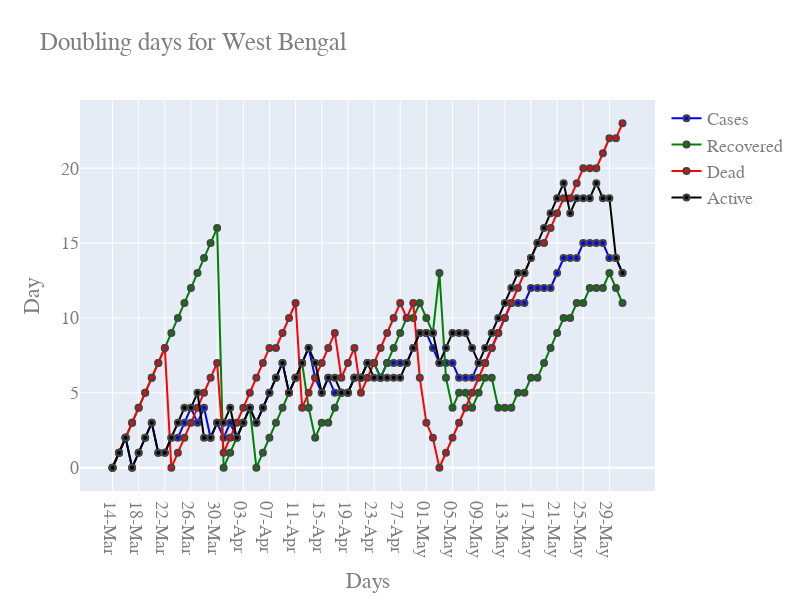

Notebook code cell kept with this figure:
### Code cell
state="West Bengal"
start_day=25
end_day=79



color=next(colorcycler)
arr=load_Data(dfs,state=state,day_max=end_day)
cases=column(arr,2)
recovery=column(arr,3)
dead=column(arr,4)
active=column(arr,5)


dates=column(arr,1)

arrNew=[]
arrHover=[]
for i in range(len(arr)):
    c_val=cases[i]
    r_val=recovery[i]
    d_val=dead[i]
    a_val=active[i]
    c_h=np.where(cases>=c_val/2)[0][0]
    r_h=np.where(recovery>=r_val/2)[0][0]
    d_h=np.where(dead>=d_val/2)[0][0]
    a_h=np.where(active>=a_val/2)[0][0]
    
    arrNew.append([dates[i],i-c_h,i-r_h,i-d_h,i-a_h])
    c_hover="("+str(cases[i])+". On "+str(dates[c_h])+" there were "+ str(cases[c_h])
    r_hover="("+str(recovery[i])+". On "+str(dates[r_h])+" there were "+ str(recovery[r_h])
    d_hover="("+str(dead[i])+". On "+str(dates[d_h])+" there were "+ str(dead[d_h])
    a_hover="("+str(active[i])+". On "+str(dates[a_h])+" there were "+ str(active[a_h])
    arrHover.append([c_hover,r_hover,d_hover,a_hover])
    
    
x=column(arrNew,0)
    
fig = go.Figure()


p_cases=go.Scatter(x=x,y=column(arrNew,1),name="Cases",marker={'color': "blue",'line':dict(width=2)},mode="lines+markers",hovertext=column(arrHover,0))
p_recovery=go.Scatter(x=x,y=column(arrNew,2),name="Recovered",marker={'color': "green",'line':dict(width=2)},mode="lines+markers",hovertext=column(arrHover,1))
p_dead=go.Scatter(x=x,y=column(arrNew,3),name="Dead",marker={'color': "red",'line':dict(width=2)},mode="lines+markers",hovertext=column(arrHover,2))
p_active=go.Scatter(x=x,y=column(arrNew,4),name="Active",marker={'color': "black",'line':dict(width=2)},mode="lines+markers",hovertext=column(arrHover,3))

#p_cases=go.Bar(x=x,y=column(arrNew,1),name="Cases",marker={'color': "blue"})
#p_recovery=go.Bar(x=x,y=column(arrNew,2),name="Recovered",marker={'color': "green"})
#p_dead=go.Bar(x=x,y=column(arrNew,3),name="Dead",marker={'color': "red"})
#p_active=go.Bar(x=x,y=column(arrNew,4),name="Active",marker={'color': "black"})


fig.add_trace(p_cases)
fig.add_trace(p_recovery)
fig.add_trace(p_dead)
fig.add_trace(p_active)
fig.update_layout(height=600, width=800,title="Doubling days for "+state,xaxis_title="Days",
    yaxis_title="Day",
    font=dict(
        family="Courier New, monospace",
        size=18,
        color="#7f7f7f"))
#fig.write_html('index.html', auto_open=True)
fig.show()

### Figure 1 — Plotly figure (JSON) as saved in the notebook; plotly's stock layout.template omitted (floating-point values rounded to 4 significant figures)
{"data": [{"hovertext": ["(0. On 14-Mar there were 0", "(0. On 14-Mar there were 0", "(0. On 14-Mar there were 0", "(1. On 17-Mar there were 1", "(1. On 17-Mar there were 1", "(1. On 17-Mar there were 1", "(2. On 17-Mar there were 1", "(4. On 20-Mar there were 2", "(7. On 21-Mar there were 4", "(7. On 21-Mar there were 4", "(9. On 22-Mar there were 7", "(9. On 22-Mar there were 7", "(10. On 22-Mar there were 7", "(15. On 24-Mar there were 9", "(18. On 24-Mar there were 9", "(21. On 27-Mar there were 15", "(22. On 27-Mar there were 15", "(37. On 29-Mar there were 21", "(37. On 29-Mar there were 21", "(53. On 31-Mar there were 37", "(53. On 31-Mar there were 37", "(53. On 31-Mar there were 37", "(80. On 02-Apr there were 53", "(80. On 02-Apr there were 53", "(91. On 02-Apr there were 53", "(99. On 02-Apr there were 53", "(103. On 02-Apr there were 53", "(116. On 05-Apr there were 80", "(126. On 05-Apr there were 80", "(134. On 05-Apr there were 80", "(152. On 05-Apr there were 80", "(190. On 08-Apr there were 99", "(213. On 10-Apr there were 116", "(231. On 10-Apr there were 116", "(255. On 12-Apr there were 134", "(287. On 13-Apr there were 152", "(310. On 14-Apr there were 190", "(339. On 14-Apr there were 190", "(392. On 15-Apr there were 213", "(423. On 15-Apr there were 213", "(456. On 16-Apr there were 231", "(514. On 18-Apr there were 287", "(571. On 18-Apr there were 287", "(611. On 19-Apr there were 310", "(649. On 20-Apr there were 339", "(697. On 21-Apr there were 392", "(725. On 21-Apr there were 392", "(758. On 21-Apr there were 392", "(795. On 22-Apr there were 423", "(922. On 24-Apr there were 514", "(1198. On 26-Apr there were 611", "(1259. On 27-Apr there were 649", "(1344. On 28-Apr there were 697", "(1456. On 30-Apr there were 758", "(1548. On 01-May there were 795", "(1678. On 02-May there were 922", "(1786. On 02-May there were 922", "(1939. On 03-May there were 1198", "(2063. On 03-May there were 1198", "(2173. On 03-May there were 1198", "(2290. On 03-May there were 1198", "(2377. On 03-May there were 1198", "(2461. On 04-May there were 1259", "(2576. On 05-May there were 1344", "(2677. On 05-May there were 1344", "(2824. On 06-May there were 1456", "(2961. On 07-May there were 1548", "(3103. On 08-May there were 1678", "(3197. On 08-May there were 1678", "(3332. On 08-May there were 1678", "(3459. On 09-May there were 1786", "(3667. On 10-May there were 1939", "(3816. On 10-May there were 1939", "(4009. On 11-May there were 2063", "(4192. On 12-May there were 2173", "(4536. On 13-May there were 2290", "(4813. On 15-May there were 2461", "(5130. On 16-May there were 2576", "(5501. On 18-May there were 2824"], "marker": {"color": "blue", "line": {"width": 2}}, "mode": "lines+markers", "name": "Cases", "type": "scatter", "x": ["14-Mar", "15-Mar", "16-Mar", "17-Mar", "18-Mar", "19-Mar", "20-Mar", "21-Mar", "22-Mar", "23-Mar", "24-Mar", "25-Mar", "26-Mar", "27-Mar", "28-Mar", "29-Mar", "30-Mar", "31-Mar", "01-Apr", "02-Apr", "03-Apr", "04-Apr", "05-Apr", "06-Apr", "07-Apr", "08-Apr", "09-Apr", "10-Apr", "11-Apr", "12-Apr", "13-Apr", "14-Apr", "15-Apr", "16-Apr", "17-Apr", "18-Apr", "19-Apr", "20-Apr", "21-Apr", "22-Apr", "23-Apr", "24-Apr", "25-Apr", "26-Apr", "27-Apr", "28-Apr", "29-Apr", "30-Apr", "01-May", "02-May", "03-May", "04-May", "05-May", "06-May", "07-May", "08-May", "09-May", "10-May", "11-May", "12-May", "13-May", "14-May", "15-May", "16-May", "17-May", "18-May", "19-May", "20-May", "21-May", "22-May", "23-May", "24-May", "25-May", "26-May", "27-May", "28-May", "29-May", "30-May", "31-May"], "y": [0, 1, 2, 0, 1, 2, 3, 1, 1, 2, 2, 3, 4, 3, 4, 2, 3, 2, 3, 2, 3, 4, 3, 4, 5, 6, 7, 5, 6, 7, 8, 6, 5, 6, 5, 5, 5, 6, 6, 7, 7, 6, 7, 7, 7, 7, 8, 9, 9, 8, 7, 7, 7, 6, 6, 6, 7, 7, 8, 9, 10, 11, 11, 11, 12, 12, 12, 12, 13, 14, 14, 14, 15, 15, 15, 15, 14, 14, 13]}, {"hovertext": ["(0. On 14-Mar there were 0", "(0. On 14-Mar there were 0", "(0. On 14-Mar there were 0", "(0. On 14-Mar there were 0", "(0. On 14-Mar there were 0", "(0. On 14-Mar there were 0", "(0. On 14-Mar there were 0", "(0. On 14-Mar there were 0", "(0. On 14-Mar there were 0", "(0. On 14-Mar there were 0", "(0. On 14-Mar there were 0", "(0. On 14-Mar there were 0", "(0. On 14-Mar there were 0", "(0. On 14-Mar there were 0", "(0. On 14-Mar there were 0", "(0. On 14-Mar there were 0", "(0. On 14-Mar there were 0", "(3. On 31-Mar there were 3", "(3. On 31-Mar there were 3", "(3. On 31-Mar there were 3", "(3. On 31-Mar there were 3", "(3. On 31-Mar there were 3", "(10. On 05-Apr there were 10", "(10. On 05-Apr there were 10", "(13. On 05-Apr there were 10", "(13. On 05-Apr there were 10", "(16. On 05-Apr there were 10", "(16. On 05-Apr there were 10", "(16. On 05-Apr there were 10", "(19. On 05-Apr there were 10", "(29. On 09-Apr there were 16", "(36. On 12-Apr there were 19", "(37. On 12-Apr there were 19", "(42. On 13-Apr there were 29", "(51. On 13-Apr there were 29", "(55. On 13-Apr there were 29", "(62. On 14-Apr there were 36", "(66. On 14-Apr there were 36", "(73. On 15-Apr there were 37", "(73. On 15-Apr there were 37", "(79. On 16-Apr there were 42", "(103. On 18-Apr there were 55", "(103. On 18-Apr there were 55", "(105. On 18-Apr there were 55", "(105. On 18-Apr there were 55", "(109. On 18-Apr there were 55", "(119. On 19-Apr there were 62", "(124. On 19-Apr there were 62", "(139. On 21-Apr there were 73", "(151. On 23-Apr there were 79", "(132. On 20-Apr there were 66", "(218. On 28-Apr there were 109", "(264. On 01-May there were 139", "(265. On 01-May there were 139", "(296. On 02-May there were 151", "(323. On 04-May there were 218", "(372. On 04-May there were 218", "(417. On 04-May there were 218", "(499. On 05-May there were 264", "(612. On 08-May there were 323", "(702. On 09-May there were 372", "(768. On 10-May there were 417", "(829. On 10-May there were 417", "(892. On 11-May there were 499", "(959. On 11-May there were 499", "(1006. On 12-May there were 612", "(1074. On 12-May there were 612", "(1136. On 12-May there were 612", "(1193. On 12-May there were 612", "(1221. On 12-May there were 612", "(1281. On 13-May there were 702", "(1339. On 13-May there were 702", "(1414. On 14-May there were 768", "(1486. On 14-May there were 768", "(1578. On 15-May there were 829", "(1668. On 16-May there were 892", "(1775. On 16-May there were 892", "(1970. On 18-May there were 1006", "(2157. On 20-May there were 1136"], "marker": {"color": "green", "line": {"width": 2}}, "mode": "lines+markers", "name": "Recovered", "type": "scatter", "x": ["14-Mar", "15-Mar", "16-Mar", "17-Mar", "18-Mar", "19-Mar", "20-Mar", "21-Mar", "22-Mar", "23-Mar", "24-Mar", "25-Mar", "26-Mar", "27-Mar", "28-Mar", "29-Mar", "30-Mar", "31-Mar", "01-Apr", "02-Apr", "03-Apr", "04-Apr", "05-Apr", "06-Apr", "07-Apr", "08-Apr", "09-Apr", "10-Apr", "11-Apr", "12-Apr", "13-Apr", "14-Apr", "15-Apr", "16-Apr", "17-Apr", "18-Apr", "19-Apr", "20-Apr", "21-Apr", "22-Apr", "23-Apr", "24-Apr", "25-Apr", "26-Apr", "27-Apr", "28-Apr", "29-Apr", "30-Apr", "01-May", "02-May", "03-May", "04-May", "05-May", "06-May", "07-May", "08-May", "09-May", "10-May", "11-May", "12-May", "13-May", "14-May", "15-May", "16-May", "17-May", "18-May", "19-May", "20-May", "21-May", "22-May", "23-May", "24-May", "25-May", "26-May", "27-May", "28-May", "29-May", "30-May", "31-May"], "y": [0, 1, 2, 3, 4, 5, 6, 7, 8, 9, 10, 11, 12, 13, 14, 15, 16, 0, 1, 2, 3, 4, 0, 1, 2, 3, 4, 5, 6, 7, 4, 2, 3, 3, 4, 5, 5, 6, 6, 7, 7, 6, 7, 8, 9, 10, 10, 11, 10, 9, 13, 6, 4, 5, 5, 4, 5, 6, 6, 4, 4, 4, 5, 5, 6, 6, 7, 8, 9, 10, 10, 11, 11, 12, 12, 12, 13, 12, 11]}, {"hovertext": ["(0. On 14-Mar there were 0", "(0. On 14-Mar there were 0", "(0. On 14-Mar there were 0", "(0. On 14-Mar there were 0", "(0. On 14-Mar there were 0", "(0. On 14-Mar there were 0", "(0. On 14-Mar there were 0", "(0. On 14-Mar there were 0", "(0. On 14-Mar there were 0", "(1. On 23-Mar there were 1", "(1. On 23-Mar there were 1", "(1. On 23-Mar there were 1", "(1. On 23-Mar there were 1", "(1. On 23-Mar there were 1", "(1. On 23-Mar there were 1", "(1. On 23-Mar there were 1", "(2. On 23-Mar there were 1", "(3. On 30-Mar there were 2", "(3. On 30-Mar there were 2", "(3. On 30-Mar there were 2", "(3. On 30-Mar there were 2", "(3. On 30-Mar there were 2", "(3. On 30-Mar there were 2", "(3. On 30-Mar there were 2", "(3. On 30-Mar there were 2", "(5. On 31-Mar there were 3", "(5. On 31-Mar there were 3", "(5. On 31-Mar there were 3", "(5. On 31-Mar there were 3", "(7. On 08-Apr there were 5", "(7. On 08-Apr there were 5", "(7. On 08-Apr there were 5", "(7. On 08-Apr there were 5", "(10. On 08-Apr there were 5", "(10. On 08-Apr there were 5", "(12. On 12-Apr there were 7", "(12. On 12-Apr there were 7", "(12. On 12-Apr there were 7", "(15. On 16-Apr there were 10", "(15. On 16-Apr there were 10", "(15. On 16-Apr there were 10", "(18. On 16-Apr there were 10", "(18. On 16-Apr there were 10", "(20. On 16-Apr there were 10", "(20. On 16-Apr there were 10", "(22. On 18-Apr there were 12", "(22. On 18-Apr there were 12", "(33. On 24-Apr there were 18", "(41. On 28-Apr there were 22", "(48. On 30-Apr there were 33", "(122. On 03-May there were 122", "(133. On 03-May there were 122", "(140. On 03-May there were 122", "(144. On 03-May there were 122", "(151. On 03-May there were 122", "(160. On 03-May there were 122", "(171. On 03-May there were 122", "(185. On 03-May there were 122", "(190. On 03-May there were 122", "(198. On 03-May there were 122", "(207. On 03-May there were 122", "(215. On 03-May there were 122", "(225. On 03-May there were 122", "(232. On 03-May there were 122", "(238. On 03-May there were 122", "(244. On 03-May there were 122", "(250. On 04-May there were 133", "(253. On 04-May there were 133", "(259. On 04-May there were 133", "(265. On 04-May there were 133", "(269. On 05-May there were 140", "(272. On 05-May there were 140", "(278. On 05-May there were 140", "(283. On 06-May there were 144", "(289. On 07-May there were 151", "(295. On 07-May there were 151", "(302. On 07-May there were 151", "(309. On 08-May there were 160", "(317. On 08-May there were 160"], "marker": {"color": "red", "line": {"width": 2}}, "mode": "lines+markers", "name": "Dead", "type": "scatter", "x": ["14-Mar", "15-Mar", "16-Mar", "17-Mar", "18-Mar", "19-Mar", "20-Mar", "21-Mar", "22-Mar", "23-Mar", "24-Mar", "25-Mar", "26-Mar", "27-Mar", "28-Mar", "29-Mar", "30-Mar", "31-Mar", "01-Apr", "02-Apr", "03-Apr", "04-Apr", "05-Apr", "06-Apr", "07-Apr", "08-Apr", "09-Apr", "10-Apr", "11-Apr", "12-Apr", "13-Apr", "14-Apr", "15-Apr", "16-Apr", "17-Apr", "18-Apr", "19-Apr", "20-Apr", "21-Apr", "22-Apr", "23-Apr", "24-Apr", "25-Apr", "26-Apr", "27-Apr", "28-Apr", "29-Apr", "30-Apr", "01-May", "02-May", "03-May", "04-May", "05-May", "06-May", "07-May", "08-May", "09-May", "10-May", "11-May", "12-May", "13-May", "14-May", "15-May", "16-May", "17-May", "18-May", "19-May", "20-May", "21-May", "22-May", "23-May", "24-May", "25-May", "26-May", "27-May", "28-May", "29-May", "30-May", "31-May"], "y": [0, 1, 2, 3, 4, 5, 6, 7, 8, 0, 1, 2, 3, 4, 5, 6, 7, 1, 2, 3, 4, 5, 6, 7, 8, 8, 9, 10, 11, 4, 5, 6, 7, 8, 9, 6, 7, 8, 5, 6, 7, 8, 9, 10, 11, 10, 11, 6, 3, 2, 0, 1, 2, 3, 4, 5, 6, 7, 8, 9, 10, 11, 12, 13, 14, 15, 15, 16, 17, 18, 18, 19, 20, 20, 20, 21, 22, 22, 23]}, {"hovertext": ["(0. On 14-Mar there were 0", "(0. On 14-Mar there were 0", "(0. On 14-Mar there were 0", "(1. On 17-Mar there were 1", "(1. On 17-Mar there were 1", "(1. On 17-Mar there were 1", "(2. On 17-Mar there were 1", "(4. On 20-Mar there were 2", "(7. On 21-Mar there were 4", "(6. On 21-Mar there were 4", "(8. On 21-Mar there were 4", "(8. On 21-Mar there were 4", "(9. On 22-Mar there were 7", "(14. On 22-Mar there were 7", "(17. On 26-Mar there were 9", "(20. On 27-Mar there were 14", "(20. On 27-Mar there were 14", "(31. On 28-Mar there were 17", "(31. On 28-Mar there were 17", "(47. On 31-Mar there were 31", "(47. On 31-Mar there were 31", "(47. On 31-Mar there were 31", "(67. On 02-Apr there were 47", "(67. On 02-Apr there were 47", "(75. On 02-Apr there were 47", "(81. On 02-Apr there were 47", "(82. On 02-Apr there were 47", "(95. On 05-Apr there were 67", "(105. On 05-Apr there were 67", "(108. On 05-Apr there were 67", "(116. On 05-Apr there were 67", "(147. On 07-Apr there were 75", "(169. On 10-Apr there were 95", "(179. On 10-Apr there were 95", "(194. On 11-Apr there were 105", "(220. On 13-Apr there were 116", "(236. On 14-Apr there were 147", "(261. On 14-Apr there were 147", "(304. On 15-Apr there were 169", "(335. On 15-Apr there were 169", "(362. On 17-Apr there were 194", "(393. On 18-Apr there were 220", "(450. On 19-Apr there were 236", "(486. On 20-Apr there were 261", "(524. On 21-Apr there were 304", "(566. On 21-Apr there were 304", "(584. On 21-Apr there were 304", "(601. On 21-Apr there were 304", "(615. On 22-Apr there were 335", "(723. On 23-Apr there were 362", "(944. On 26-Apr there were 486", "(908. On 26-Apr there were 486", "(940. On 26-Apr there were 486", "(1047. On 27-Apr there were 524", "(1101. On 28-Apr there were 566", "(1195. On 30-Apr there were 601", "(1243. On 02-May there were 723", "(1337. On 02-May there were 723", "(1374. On 02-May there were 723", "(1363. On 02-May there were 723", "(1381. On 02-May there were 723", "(1394. On 02-May there were 723", "(1407. On 02-May there were 723", "(1452. On 03-May there were 944", "(1480. On 03-May there were 944", "(1574. On 03-May there were 944", "(1637. On 03-May there were 944", "(1714. On 03-May there were 944", "(1745. On 03-May there were 944", "(1846. On 03-May there were 944", "(1909. On 06-May there were 1047", "(2056. On 06-May there were 1047", "(2124. On 07-May there were 1101", "(2240. On 08-May there were 1195", "(2325. On 08-May there were 1195", "(2573. On 10-May there were 1337", "(2736. On 11-May there were 1374", "(2851. On 16-May there were 1452", "(3027. On 18-May there were 1574"], "marker": {"color": "black", "line": {"width": 2}}, "mode": "lines+markers", "name": "Active", "type": "scatter", "x": ["14-Mar", "15-Mar", "16-Mar", "17-Mar", "18-Mar", "19-Mar", "20-Mar", "21-Mar", "22-Mar", "23-Mar", "24-Mar", "25-Mar", "26-Mar", "27-Mar", "28-Mar", "29-Mar", "30-Mar", "31-Mar", "01-Apr", "02-Apr", "03-Apr", "04-Apr", "05-Apr", "06-Apr", "07-Apr", "08-Apr", "09-Apr", "10-Apr", "11-Apr", "12-Apr", "13-Apr", "14-Apr", "15-Apr", "16-Apr", "17-Apr", "18-Apr", "19-Apr", "20-Apr", "21-Apr", "22-Apr", "23-Apr", "24-Apr", "25-Apr", "26-Apr", "27-Apr", "28-Apr", "29-Apr", "30-Apr", "01-May", "02-May", "03-May", "04-May", "05-May", "06-May", "07-May", "08-May", "09-May", "10-May", "11-May", "12-May", "13-May", "14-May", "15-May", "16-May", "17-May", "18-May", "19-May", "20-May", "21-May", "22-May", "23-May", "24-May", "25-May", "26-May", "27-May", "28-May", "29-May", "30-May", "31-May"], "y": [0, 1, 2, 0, 1, 2, 3, 1, 1, 2, 3, 4, 4, 5, 2, 2, 3, 3, 4, 2, 3, 4, 3, 4, 5, 6, 7, 5, 6, 7, 8, 7, 5, 6, 6, 5, 5, 6, 6, 7, 6, 6, 6, 6, 6, 7, 8, 9, 9, 9, 7, 8, 9, 9, 9, 8, 7, 8, 9, 10, 11, 12, 13, 13, 14, 15, 16, 17, 18, 19, 17, 18, 18, 18, 19, 18, 18, 14, 13]}], "layout": {"font": {"color": "#7f7f7f", "family": "Courier New, monospace", "size": 18}, "height": 600, "title": {"text": "Doubling days for West Bengal"}, "width": 800, "xaxis": {"title": {"text": "Days"}}, "yaxis": {"title": {"text": "Day"}}}}
